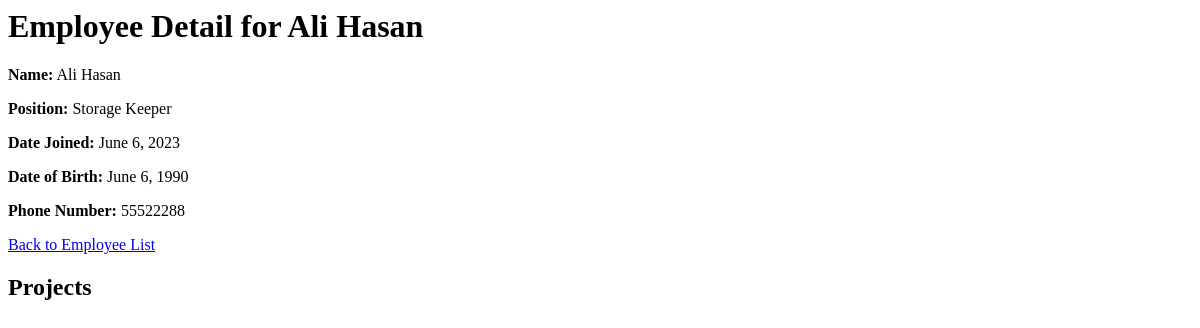
/comp/employee/2/, run on an earlier commit of the app's database.
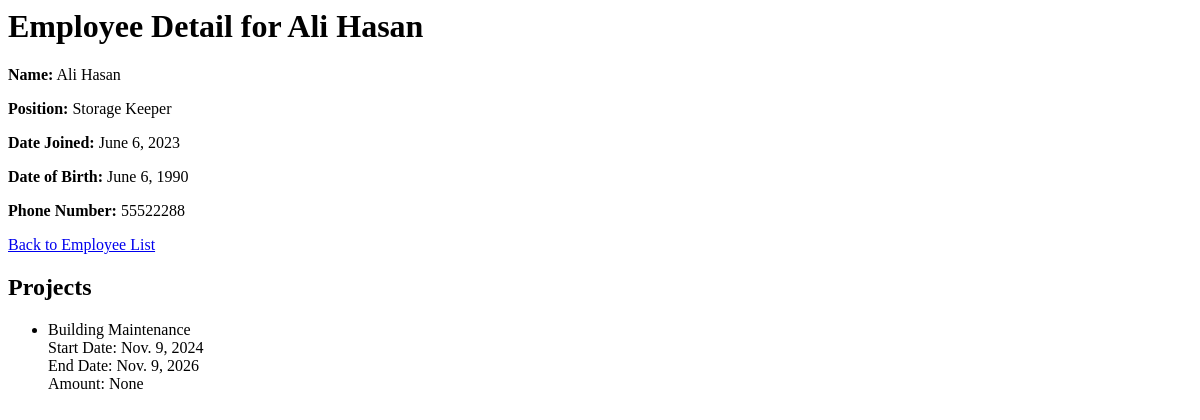
And on a later commit of the database.
### compapp/models.py (models this page shows, shortened)
class Project(models.Model):
    employee = models.ForeignKey(Employee, on_delete=models.CASCADE,
                                 related_name='projects')
    name = models.CharField(max_length=100)
    start_date = models.DateField()
    end_date = models.DateField()
    amount = models.DecimalField(max_digits=10, decimal_places=2,
                                 blank=True, null=True )

### compapp/views.py (the view)
# urls.py: path('employee/<int:employee_id>/', views.employee_detail, name='employee_detail'),
def employee_detail(request, employee_id):
    employee = Employee.objects.get(id=employee_id)
    today = timezone.now().date()
    projects = employee.projects.filter(start_date__lte=today,
                                        end_date__gte=today  )
    return render(request, 'employee_detail.html',
                  {'employee': employee, 'projects': projects})

### compapp/templates/employee_detail.html
<html>
<body>
    <div>
    <h1>Employee Detail for {{ employee.name }}</h1>
    <p><strong>Name:</strong> {{ employee.name }}</p>
    <p><strong>Position:</strong> {{ employee.position }}</p>
    <p><strong>Date Joined:</strong> {{ employee.date_joined }}</p>
    <p><strong>Date of Birth:</strong> {{ employee.date_of_birth }}</p>
    <p><strong>Phone Number:</strong> {{ employee.phone_number }}</p>
    <a href="{% url 'employee_list' %}">Back to Employee List</a>
    </div>
    <div>
    <h2>Projects</h2>
    <ul>
    {% for p in projects %}
        <li>{{ p.name }} <br>
            Start Date: {{ p.start_date }} <br>
            End Date: {{ p.end_date }}<br>
            Amount: {{ p.amount }} <br>
        </li>
    {% endfor %}
    </ul>
    </div>
</body>
</html>

What changed in the data, as far as the page shows it:
added Project: name "Building Maintenance", start_date "Nov. 9, 2024", end_date "Nov. 9, 2026", amount "None"
